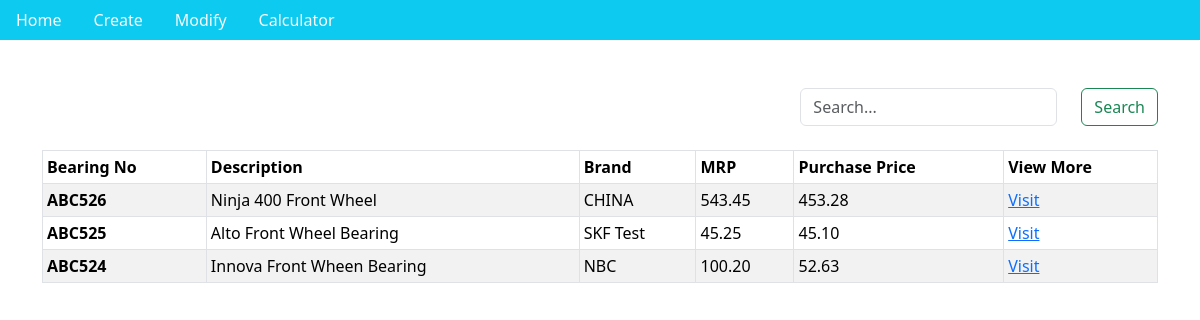
The page / on the database its author committed.
### inventoryapp/models.py (models this page shows)
class Products(models.Model):
    ProductSeq = models.AutoField(primary_key=True, error_messages="Error at the ProductSeq column of product table")
    ProductID = models.CharField(max_length=50, null=False, error_messages="Error at the ProductID column of product table")
    ProductDesc = models.CharField(max_length=50, default="Description: E.g. Innova Front Wheen Bearing", error_messages="Error at the ProductDesc column of product table")
    ProductBrand = models.CharField(max_length=50, null=False, default="Product Brand: SKF, NBC", error_messages="Error at the ProductBrand column of product table")
    ProductMRP = models.DecimalField(max_digits=10, null=False, decimal_places=2, default=0, error_messages="Error at the ProductMRP column of product table")
    ProductPurchasePrice = models.DecimalField(max_digits=10, null=False, decimal_places=2, default=0, error_messages="Error at the ProductPurchasePrice column of product table")
    class Meta:
        unique_together = ('ProductID', 'ProductBrand')
        verbose_name_plural = "Products"

### inventoryapp/views.py (the view)
# urls.py: path('', views.productsView, name="productsview"),
def productsView(request):
    products_list = Products.objects.order_by("-ProductID")[:5]
    context = {
        "products_list": products_list,
    }
    if request.method=="POST":
        searchValue = request.POST.get("search_value")
        print(searchValue)
        if searchValue != False:
            print("calling product search view")
            return productSearchView(request, searchValue)
    return render(request, "inventoryapp/index.html", context)

### inventoryapp/templates/inventoryapp/index.html (shortened to what this page needs)
{%load static%}
<!DOCTYPE html>
<html>
<head>
    {% load bootstrap5 %}
    {% bootstrap_css %}
    <link rel="stylesheet" href=" {%static 'style.css'%}">
</head>
<body>
    {%include "inventoryapp/navbar.html"%}
    <br><br>
    <div class="container">
        <form name=f1 method=post>{% csrf_token %}
            <div class="row justify-content-end">
                <div class="col-auto">
                    <input type="text" class="form-control" placeholder="Search..." name="search_value" required>
                </div>
                <div class="col-auto">
                    <button class="btn btn-outline-success my-2 my-sm-0" type="submit" value="searchBearing">Search</button>
                </div>
            </div>
        </form>
        <br>
        <table class="table table-striped table-bordered table-hover table-sm table-responsive">
            <thead>
                <tr>
                <th scope="col">Bearing No</th>
                <th scope="col">Description</th>
                <th scope="col">Brand</th>
                <th scope="col">MRP</th>
                <th scope="col">Purchase Price</th>
                <th scope="col">View More</th>
                </tr>
            </thead>
            <tbody>
                {% if products_list %}
                {% for product in products_list %}
                <tr>
                        <th scope="row">{{ product.ProductID }}</td>
                        <td>{{ product.ProductDesc }}</td>
                        <td>{{ product.ProductBrand }}</td>
                        <td>{{ product.ProductMRP }}</td>
                        <td>{{ product.ProductPurchasePrice }}</td>
                        <td><a href="{% url 'productsdesc' product.ProductSeq %}">Visit</a></td>
                </tr>
                {% endfor %}
                {% else %}
                    <p>No Products are available.</p>
                {% endif %}
            </tbody>
        </table>
    </div>
</body>
</html>

### inventoryapp/templates/inventoryapp/navbar.html (shortened to what this page needs)
{%load static%}
<!DOCTYPE html>
<html>
<head>
    {% load bootstrap5 %}
    {% bootstrap_css %}
    <link rel="stylesheet" href=" {%static 'style.css'%}">
</head>
<body>
    <div>
        <ul class="nav bg-info">
            <li class="nav-item">
                <a class="nav-link link-light" href="{% url 'productsview' %}">Home</a>
            </li>
            <li class="nav-item">
                <a class="nav-link link-light" href="{% url 'productscreate' %}">Create</a>
            </li>
            <li class="nav-item">
                <a class="nav-link link-light" href="{% url 'productsmodify' %}">Modify</a>
            </li>
            <li class="nav-item">
                <a class="nav-link link-light" href="calculator">Calculator</a>
            </li>
        </ul>
    </div>
</body>

### rows shown on the page
Products: ProductID "ABC526", ProductDesc "Ninja 400 Front Wheel", ProductBrand "CHINA", ProductMRP "543.45", ProductPurchasePrice "453.28"
Products: ProductID "ABC525", ProductDesc "Alto Front Wheel Bearing", ProductBrand "SKF Test", ProductMRP "45.25", ProductPurchasePrice "45.10"
Products: ProductID "ABC524", ProductDesc "Innova Front Wheen Bearing", ProductBrand "NBC", ProductMRP "100.20", ProductPurchasePrice "52.63"
